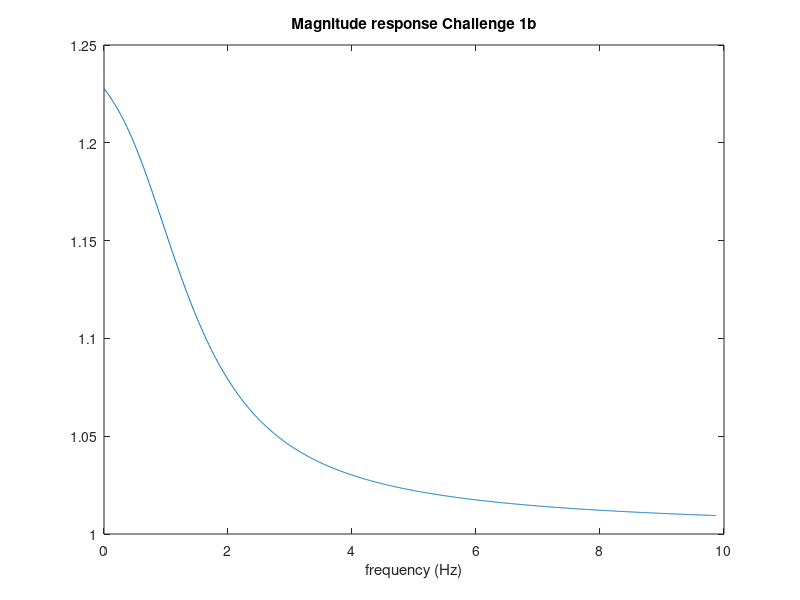
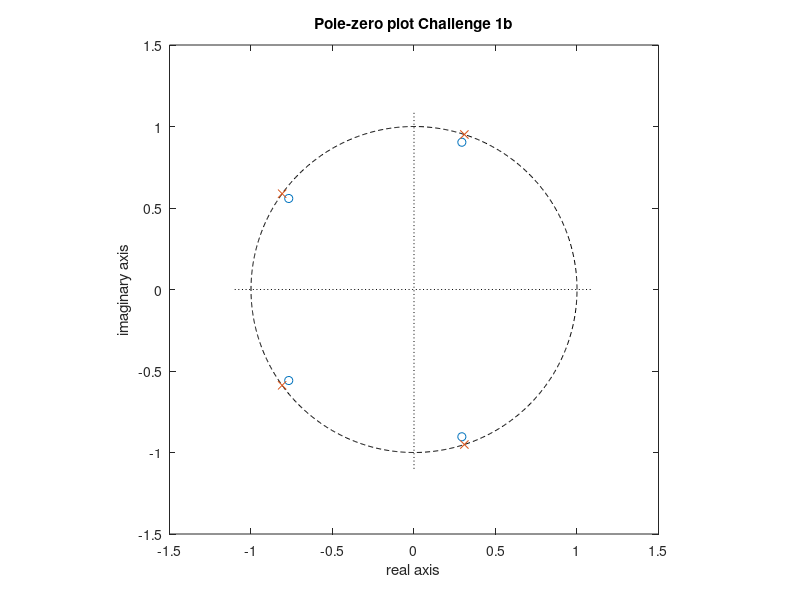
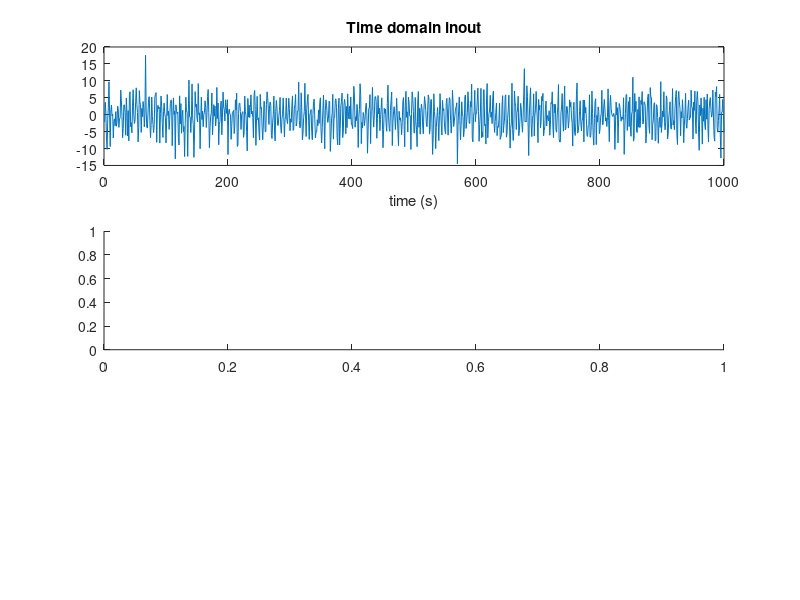

Here is the MATLAB script that generated these plots, in order: (Note: this script raises an error after producing the figures.)
%we have sampled signal of 300Hz 
%%we have two cascade filters one at 60Hz at the other at the harmonic of
%%120 Hz
%%2*pi === sampling frequency. 0Hz == 0rad, hence 60Hz corersponds to 
%%(60 * 2*pi ) / 300 = 0.4 pi 
%%and for the second filter: (120* 2* pi) /300 = 0.8 pi 
%%THESE CORRESPOND TO THE ZEROS OF THE TRANSFER FUNCTION, SINCE WE WANT IT
%%TO BE ZERO AT THIS FREQ 

%poles should be between origin and the zeros, we should slightly shift them  
%assignment says 95% from poles 
%find their respective transfer functions 

fs =  300; 
% first make notch filter for 60Hz powerline
z1 = [exp(0.4*pi*1i), exp(-0.4*pi*1i)];
p1 = [0.95*exp(0.4*pi*1i), 0.95*exp(-0.4*pi*1i)];
b1 = poly(z1);
a1 = poly(p1);
sys1 = tf(b1, a1, 1/fs);
%figure;
%bode(sys1), grid on;
%title("Notch filter at 60Hz");

%%second filter t 120HZ

z2 = [exp(0.8*pi*1i), exp(-0.8*pi*1i)];
p2 = [0.95*exp(0.8*pi*1i), 0.95*exp(-0.8*pi*1i)];
b2 = poly(z2);

a2 = poly(p2); 
sys2 = tf(b2, a2, 1/fs);
% figure;
% bode(sys2), grid on ;
% title("notch filter at 120Hz");

%combination of both 
z3 = [z1 z2]; 
p3 = [p1 p2]; 
b3 = poly(z3);
a3 = poly(p3); 
sys3 = tf(b3, a3, 1/fs); 

% figure;
% bode(sys3), grid on;
% title("both notch filters together"); 

%%are the zeros on the unit circle? (do the module on the imaginary and
%%real part) Given that they only have imaginary part( the redius = 1) 
% and we represent them in the polar form, we can induce taht all our zeros
% are in the unit circle


%% obtained transfer function 
 
%   1.000 *z^4 + 1.0000 *z^3 + 1.0000*z^2 + 1.0000*z + 1.0000
%  --------------------------------------------------------------
%  1.000*z^4 + 0.9500 z^3 + 0.9025 z^2 + 0.8574 z + 0.8145


%% Challenge
% 1b
% Plot the magnitude response (bode magnitude plot)

% first compute the frequency response
omega=linspace(0,2*pi,1000); % frequencies in radians with 1000 data points
H = zeros(size(omega));
for i=1: length(omega)
    H(i)= polyval(b3, omega(i)) / polyval(a3, omega(i));
end
%h = freqz(b3, a3, omega); %frequency response
figure;
plot(omega/2*pi, abs(H))  %giving that omega = 2pi*f we need tp divide by 2pi when plotting
% Plot the magnitude response (absolute value of the frequency response)
xlabel('frequency (Hz)');
title('Magnitude response Challenge 1b')

%bode(omega/(2*pi), abs(H2))  %giving that omega = 2pi*f we need tp divide by 2pi when plotting



% Make a pole-zero plot
figure;

% plot unit circle
tmpx=real(exp(omega*1i));
tmpy=imag(exp(omega*1i));
plot(tmpx,tmpy,'--k');
% plot real axis
hold on
plot(linspace(-1.1,1.1,100),zeros(1,100),'k:')
% plot imaginary axis
plot(zeros(1,100),linspace(-1.1,1.1,100),'k:')
% plot poles with an x
plot(real(p3), imag(p3), 'o')
plot(real(z3), imag(z3), 'x')
% plot zeros with an o
xlabel('real axis')
ylabel('imaginary axis')
axis square
title('Pole-zero plot Challenge 1b')


%% Challenge 1c

data = load("data_MM_bonus2_challenge1.mat");
figure;
subplot(3,1,1)
plot(data.u);
title ('Time domain inout');
xlabel('time (s)') % also make sure you actually have seconds that you show 
subplot(3,1,2)
plot((0:length(u)-1)*(fs/length(u)),abs(fft(u))); % magnitude spectrum
title('Magnitude spectrum input');

%%TODODOOO
xlabel('')
subplot(3,1,3)
% todo: add the phase spectum
%getting our phase; use atan2 tp avoid computation errors
%using the fourier transformation from the database and retrieving the rea
phase = atan2(imag(fft(u)), real(fft(u)))*180/pi; %its in degrees

%linspace(0,2*pi,1000)
% plot(linspace(0,fs,1000), phase)
title('Phase spectrum input');
xlabel('frequency (Hz)')
ylabel('angle')

%% Challenge 1d
figure;
% plot((0:length(u)-1)*(fs/length(u)),abs(fft(u))); % magnitude spectrum input
% hold on
output  = zeros(1,1000);
input =abs( fft(u));
for i = 1:1000
    output(i)= polyval(b3, input(i)) / polyval(a3, input(i));
end
% plot((0:length(u)-1)*(fs/length(u)),abs(input));
% hold on
plot((0:length(u)-1)*(fs/length(u)),abs(fft(output)));
% legend({'y = sin(x)','y = cos(x)'},'Location','southwest')
% hold off
% todo: magnitude spectrum output
title('Magnitude spectrum');
xlabel('write the meaning and units here')

T=0.01; % sampling interval
A=[-1 2 -3;-2 0 -1;2 1 -1]; % System matrix
B=[1; 0; -2]; % input matrix
C=[0 0 2]; % output matrix
D=0; % direct feedthrough
t=0:T:5-T; %create time vector
u=linspace(-1,1,length(t))+sin(2*t); % sampled time series

y= lsim(sys, u, T);

 